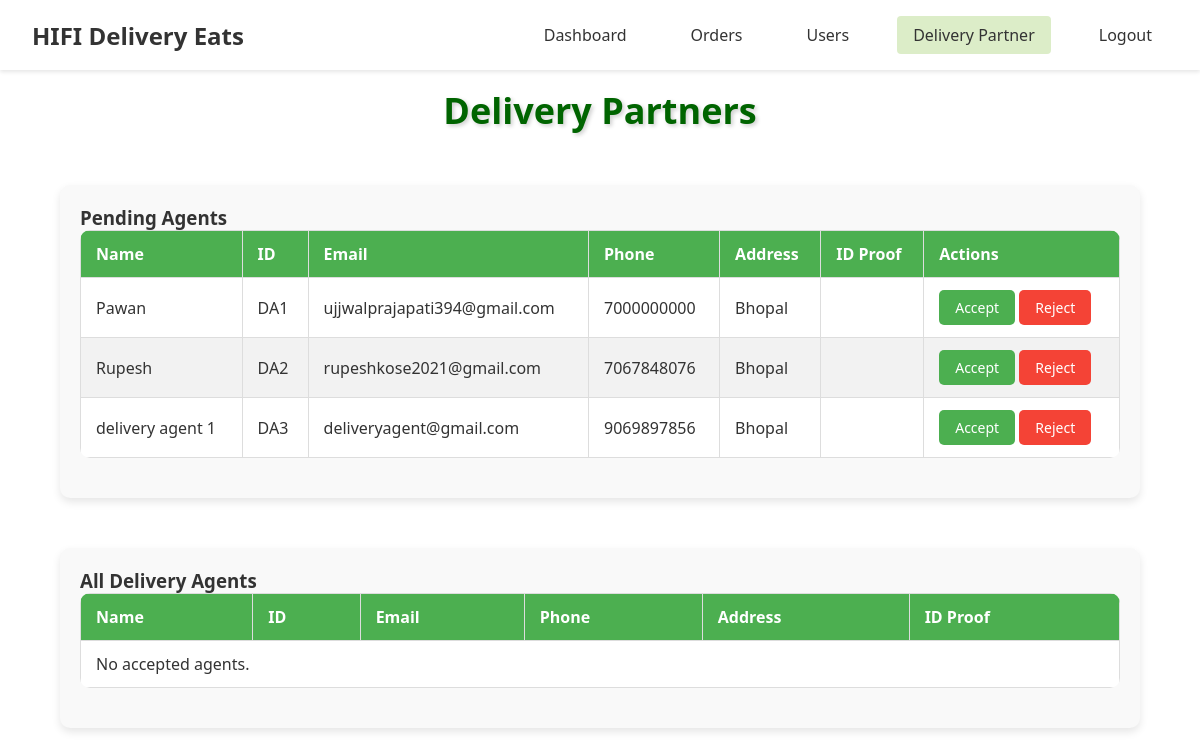
Page /admin/delivery_partner on the committed database.
### models.py (models this page shows, shortened)
class DeliveryAgent(UserMixin, db.Model):
    __tablename__ = 'delivery_agent'
    id = db.Column(db.Integer, primary_key=True)
    username = db.Column(db.String(100))
    email = db.Column(db.String(100), unique=True)
    phone = db.Column(db.Integer, unique=True, nullable=False)
    password = db.Column(db.String(100), nullable=False)
    delivery_area = db.Column(db.String(100), nullable=False)
    available_slots = db.Column(db.Boolean, nullable=False, default=True)
    id_proof = db.Column(db.String(12), nullable=False, server_default='')
    is_approved = db.Column(db.Boolean, nullable=False, server_default='0')

### routes.py (the view)
    @app.route('/admin/delivery_partner')
    def delivery_partner():
        pending_agents = DeliveryAgent.query.filter_by(is_approved=False).all()
        accepted_agents = DeliveryAgent.query.filter_by(is_approved=True).all()
        return render_template(
            'admin/delivery_partner.html',
            pending_agents=pending_agents,
            accepted_agents=accepted_agents
        )

### routes.py (called while the page is built)
def admin_routes(app, db):
    @app.route('/admin')
    def admin():
        return render_template('admin/home.html')
    @app.route('/admin/delivery_partner')
    def delivery_partner():
        pending_agents = DeliveryAgent.query.filter_by(is_approved=False).all()
        accepted_agents = DeliveryAgent.query.filter_by(is_approved=True).all()
        return render_template(
            'admin/delivery_partner.html',
            pending_agents=pending_agents,
            accepted_agents=accepted_agents
        )

### templates/admin/delivery_partner.html (shortened to what this page needs)
{% extends 'admin/index.html' %}
{% block css %}
  <link rel="stylesheet" href="{{ url_for('static', filename='css/admin/delivery_partner.css') }}">
{% endblock css %}
{% block content %}
<h2>Delivery Partners</h2>
<div class="table-container">
  <h3>Pending Agents</h3>
  <table>
    <thead>
      <tr>
        <th>Name</th>
        <th>ID</th>
        <th>Email</th>
        <th>Phone</th>
        <th>Address</th>
        <th>ID Proof</th>
        <th>Actions</th>
      </tr>
    </thead>
    <tbody id="userList">
      {% for agent in pending_agents %}
      <tr id="user-{{ agent.id }}">
        <td>{{ agent.username }}</td>
        <td>DA{{ agent.id }}</td>
        <td>{{ agent.email }}</td>
        <td>{{ agent.phone }}</td>
        <td>{{ agent.delivery_area }}</td>
        <td>{{ agent.id_proof }}</td>
        <td>
          <button class="accept" onclick="handleAccept({{ agent.id }})">Accept</button>
          <button class="reject" onclick="handleReject({{ agent.id }})">Reject</button>
        </td>
      </tr>
      {% else %}
      <tr>
        <td colspan="7">No pending agents.</td>
      </tr>
      {% endfor %}
    </tbody>
  </table>
</div>
<div class="table-container">
  <h3>All Delivery Agents</h3>
  <table>
    <thead>
      <tr>
        <th>Name</th>
        <th>ID</th>
        <th>Email</th>
        <th>Phone</th>
        <th>Address</th>
        <th>ID Proof</th>
      </tr>
    </thead>
    <tbody id="acceptedAgentsList">
      {% for agent in accepted_agents %}
      <tr id="user-{{ agent.id }}">
        <td>{{ agent.username }}</td>
        <td>DA{{ agent.id }}</td>
        <td>{{ agent.email }}</td>
        <td>{{ agent.phone }}</td>
        <td>{{ agent.delivery_area }}</td>
        <td>{{ agent.id_proof }}</td>
      </tr>
      {% else %}
      <tr>
        <td colspan="6">No accepted agents.</td>
      </tr>
      {% endfor %}
    </tbody>
  </table>
</div>
{% endblock content %}

### static/css/admin/admin.css (style rules this page uses)
* { margin: 0; padding: 0; box-sizing: border-box; font-family: 'Segoe UI', Tahoma, Geneva, Verdana, sans-serif; }
:root { --primary-green: #50b341; --light-green: #DCEDC8; --white: #ffffff; --text-dark: #333333; }
body { background-color: var(--white); color: var(--text-dark); }

### static/css/admin/delivery_partner.css (style rules this page uses)
h2 { color: darkgreen; text-align: center; margin-bottom: 10px; font-size: 36px; font-weight: bold; text-shadow: 2px 2px 4px rgba(0, 0, 0, 0.2); transition: text-shadow 0.3s ease-in-out; margin-top: 1rem; }
.table-container { margin: 50px auto; padding: 20px; border-radius: 10px; box-shadow: 0 4px 8px rgba(0, 0, 0, 0.1); background-color: #f9f9f9; width: 90%; max-width: 1200px; }
table { width: 100%; border-collapse: collapse; margin-bottom: 20px; background-color: #fff; border-radius: 10px; overflow: hidden; }
th, td { border: 1px solid #ddd; padding: 12px 15px; text-align: left; }
th { background-color: #4CAF50; color: white; }
tbody tr:nth-child(even) { background-color: #f2f2f2; }
button { padding: 8px 16px; border: none; border-radius: 5px; cursor: pointer; font-size: 14px; transition: background-color 0.3s ease; }
.accept { background-color: #4CAF50; color: white; }
.reject { background-color: #f44336; color: white; }

### rows in the picture
DeliveryAgent: username "Pawan", id "1", email "ujjwalprajapati394@gmail.com", phone "7000000000", delivery_area "Bhopal"
DeliveryAgent: username "Rupesh", id "2", email "rupeshkose2021@gmail.com", phone "7067848076", delivery_area "Bhopal"
DeliveryAgent: username "delivery agent 1", id "3", email "deliveryagent@gmail.com", phone "9069897856", delivery_area "Bhopal"
